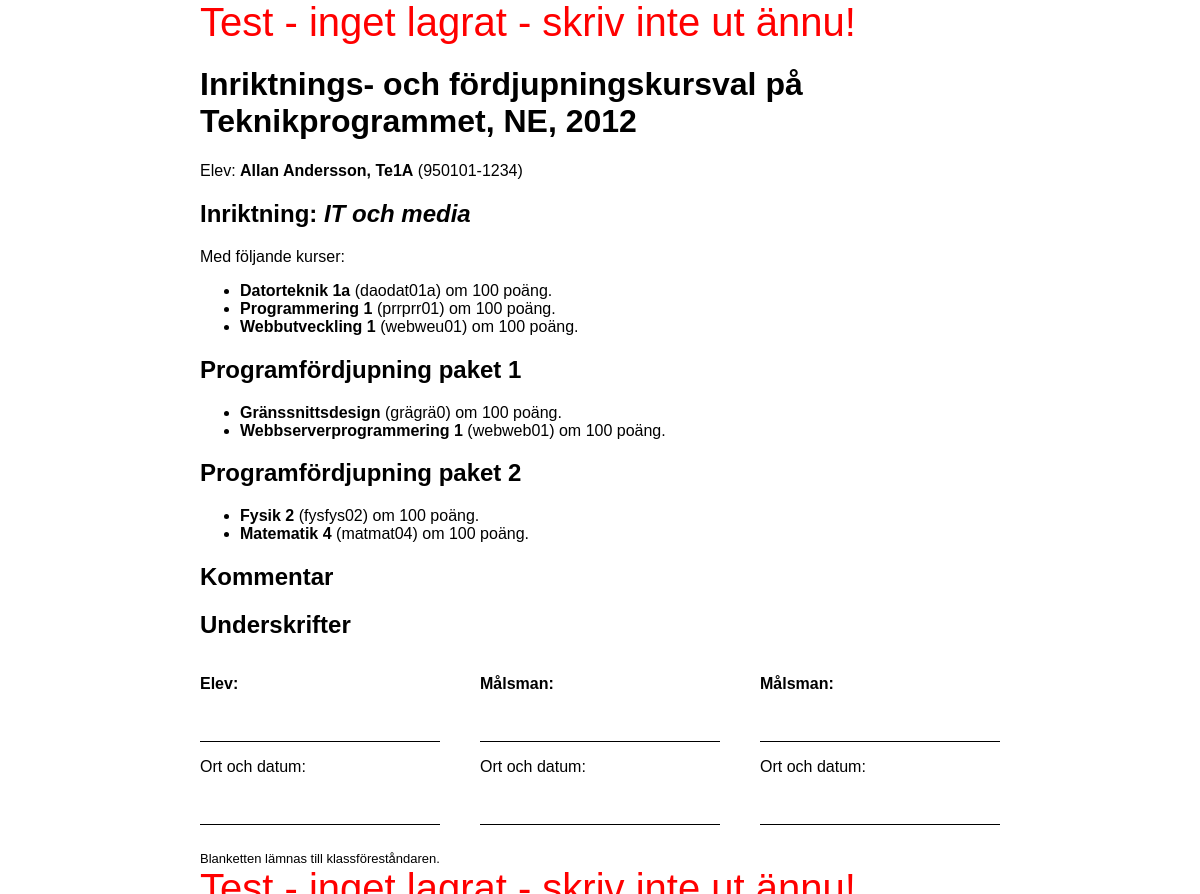
The app's page /future-stuff/inriktningsval/val.php?kod=aaaa with its own data.
### tables this page shows
CREATE TABLE IF NOT EXISTS `elever` (
  `personnummer` varchar(11) NOT NULL,
  `fornamn` varchar(50) NOT NULL,
  `efternamn` varchar(100) NOT NULL,
  `klass` varchar(5) NOT NULL,
  `kod` varchar(4) NOT NULL,
  `inriktning` varchar(15) DEFAULT NULL,
  `paket1` varchar(15) DEFAULT NULL,
  `paket2` varchar(15) DEFAULT NULL,
  `kommentar` varchar(500) DEFAULT NULL,
  `email` varchar(150) DEFAULT NULL,
  `confirmed` enum('ja') DEFAULT NULL,
  `year` year(4) NOT NULL COMMENT 'Vilket år valet görs',
  PRIMARY KEY (`personnummer`)
);

CREATE TABLE IF NOT EXISTS `kurser` (
  `kurskod` varchar(10) NOT NULL,
  `kursnamn` varchar(150) NOT NULL,
  `poang` tinyint(4) NOT NULL,
  PRIMARY KEY (`kurskod`)
);

### future-stuff/inriktningsval/val.php (the view, shortened to what this page needs)
<?php
$activated = false;
$dbh = dbcx();
if ( !empty($_POST) ) {
    $testcode = $_POST['verified_pkod'];
} elseif ( isset($_GET['kod']) ) {
    $testcode = $_GET['kod'];
} else {
    echo("<h1 style='font: 3em sans-serif'>Du har kommit hit på fel sätt</h1>\n");
    echo("<p style='font: 2em sans-serif'>Du måste antingen ange kod eller komma från formuläret</p>\n");
}
$ok_verified_pkod = "/^[a-z]{4}/";
if ( !preg_match($ok_verified_pkod, $testcode) ) {
    $userdata['kod'] = "Ogiltigt kodmönster";
} else {
    $stmt = $dbh->prepare("SELECT * FROM elever WHERE kod = :kod");
    $stmt->bindParam(":kod", $testcode);
    $stmt->execute();
    $userdata = $stmt->fetch(PDO::FETCH_ASSOC);
    if ( empty($userdata) ) {
        $felfri = false;
        $userdata['kod'] = "Felaktig kod, matchar ingen person i databasen";
    } else {
        $userdata['kod'] = $testcode;
        $elev            = "{$userdata['fornamn']} {$userdata['efternamn']}, {$userdata['klass']}";
    }
}
$sql = "SELECT name FROM inriktning_paket WHERE inr_pak_ID = :inriktning";
$stmt = $dbh->prepare($sql);
$stmt->bindParam(":inriktning", $userdata['inriktning']);
$stmt->execute();
$userdata['inriktningsnamn'] = $stmt->fetchColumn();
$sql = <<<SQL
    SELECT k.kurskod, k.kursnamn, k.poang FROM kurser AS k
    INNER JOIN block_kurser AS bk
    ON bk.kurskod = k.kurskod
    WHERE bk.inr_pak_ID = :inriktning
SQL;
$stmt = $dbh->prepare($sql);
$stmt->bindParam(":inriktning", $userdata['inriktning']);
$stmt->execute();
$userdata['inriktningskurser'] = '';
foreach ( $stmt->fetchAll() as $row) {
    $userdata['inriktningskurser'] .= "<li><strong>{$row['kursnamn']}</strong>";
    $userdata['inriktningskurser'] .= " ({$row['kurskod']}) om {$row['poang']} poäng.</li>";
}
$sql = <<<SQL
    SELECT k.kurskod, k.kursnamn, k.poang FROM kurser AS k
    INNER JOIN block_kurser AS bk
    ON bk.kurskod = k.kurskod
    WHERE bk.inr_pak_ID = :paket
SQL;
$stmt = $dbh->prepare($sql);
$stmt->bindParam(":paket", $userdata['paket1']);
$stmt->execute();
$userdata['paket1_kurser'] = '';
foreach ( $stmt->fetchAll() as $row) {
    $userdata['paket1_kurser'] .= "<li><strong>{$row['kursnamn']}</strong>";
    $userdata['paket1_kurser'] .= " ({$row['kurskod']}) om {$row['poang']} poäng.</li>";
}
$stmt->bindParam(":paket", $userdata['paket2']);
$stmt->execute();
$userdata['paket2_kurser'] = '';
foreach ( $stmt->fetchAll() as $row) {
    $userdata['paket2_kurser'] .= "<li><strong>{$row['kursnamn']}</strong>";
    $userdata['paket2_kurser'] .= " ({$row['kurskod']}) om {$row['poang']} poäng.</li>";
}
$pnum              = $userdata['personnummer'];
$inriktningsnamn   = $userdata['inriktningsnamn'];
$inriktningskurser = $userdata['inriktningskurser'];
$paket1_kurser     = $userdata['paket1_kurser'];
$paket2_kurser     = $userdata['paket2_kurser'];
$verified = false;
if ( !$activated ) {
    $activeClass = "inactive";
} else {
    $activeClass = "";
}
?>
<!DOCTYPE html>
<html lang="sv">
 <head>
  <link href="inr-val.css" rel="stylesheet" />
 </head>
 <body class="utskrift <?php echo $activeClass; ?>">
   <h1>Inriktnings- och fördjupningskursval på Teknikprogrammet, NE, 2012</h1>
   <p>Elev: <strong><?php echo $elev; ?></strong> (<?php echo $pnum; ?>)</p>
   <h2>Inriktning: <i><?php echo $inriktningsnamn; ?></i></h2>
   <p>Med följande kurser:</p>
   <ul>
     <?php echo $inriktningskurser; ?>
   </ul>
   <h2>Programfördjupning paket 1</h2>
   <ul>
     <?php echo $paket1_kurser; ?>
   </ul>
   <h2>Programfördjupning paket 2</h2>
   <ul>
     <?php echo $paket2_kurser; ?>
   </ul>
   <h2>Kommentar</h2>
   <?php if ( $verified ): ?>
   <h2>Detta är dina lämnade uppgifter</h2>
   <p>Har något blivit fel, kontakta din klassföreståndare.</p>
   <?php else: ?>
   <h2>Underskrifter</h2>
   <table class="printlayout">
     <tr>
       <th>Elev:</th>
       <th class="spacer">
       <th>Målsman:</th>
       <th class="spacer">
       <th>Målsman:</th>
     </tr>
     <tr>
       <td></td>
       <td></td>
       <td></td>
       <td></td>
       <td></td>
     </tr>
     <tr>
       <td>Ort och datum:</td>
       <td></td>
       <td>Ort och datum:</td>
       <td></td>
       <td>Ort och datum:</td>
     </tr>
     <tr>
       <td></td>
       <td></td>
       <td></td>
       <td></td>
       <td></td>
     </tr>
   </table>
   <footer>Blanketten lämnas till klassföreståndaren.</footer>
   <?php endif; ?>
  </body>
</html>

### future-stuff/inriktningsval/inr-val.css (style rules this page uses)
body { margin: auto; width: 800px; font-family: sans-serif; }
.printlayout tr:nth-child(even) td:nth-child(odd) { border-bottom: 1px solid black; width: 30%; }
th.spacer { width: 5%; }
.printlayout { width: 100%; }
.printlayout, .printlayout th, .printlayout td { border: none; box-shadow: none; }
.printlayout th, .printlayout td { padding: 1em 2em 1em 0; }
table, table td, table th { border: 1px solid #BBB; border-collapse: collapse; padding: 3px; margin-bottom: 1em; }
table:nth-of-type(odd) { clear: both; }
th { text-align:left; }
footer { margin-top: 2em; font-size: small; }
.inactive { background-image: url(inactive.svg); }
.inactive::before, .inactive::after { content: "Test - inget lagrat - skriv inte ut ännu!"; text-align: center; font-size: 250%; color: red; }

### records on screen
elever: elev "Allan Andersson, Te1A", personnummer "950101-1234"
kurser: kursnamn "Datorteknik 1a", kurskod "daodat01a", poang "100"
kurser: kursnamn "Programmering 1", kurskod "prrprr01", poang "100"
kurser: kursnamn "Webbutveckling 1", kurskod "webweu01", poang "100"
kurser: kursnamn "Gränssnittsdesign", kurskod "grägrä0", poang "100"
kurser: kursnamn "Webbserverprogrammering 1", kurskod "webweb01", poang "100"
kurser: kursnamn "Fysik 2", kurskod "fysfys02", poang "100"
kurser: kursnamn "Matematik 4", kurskod "matmat04", poang "100"

### other values on screen
$inriktningsnamn "IT och media"
